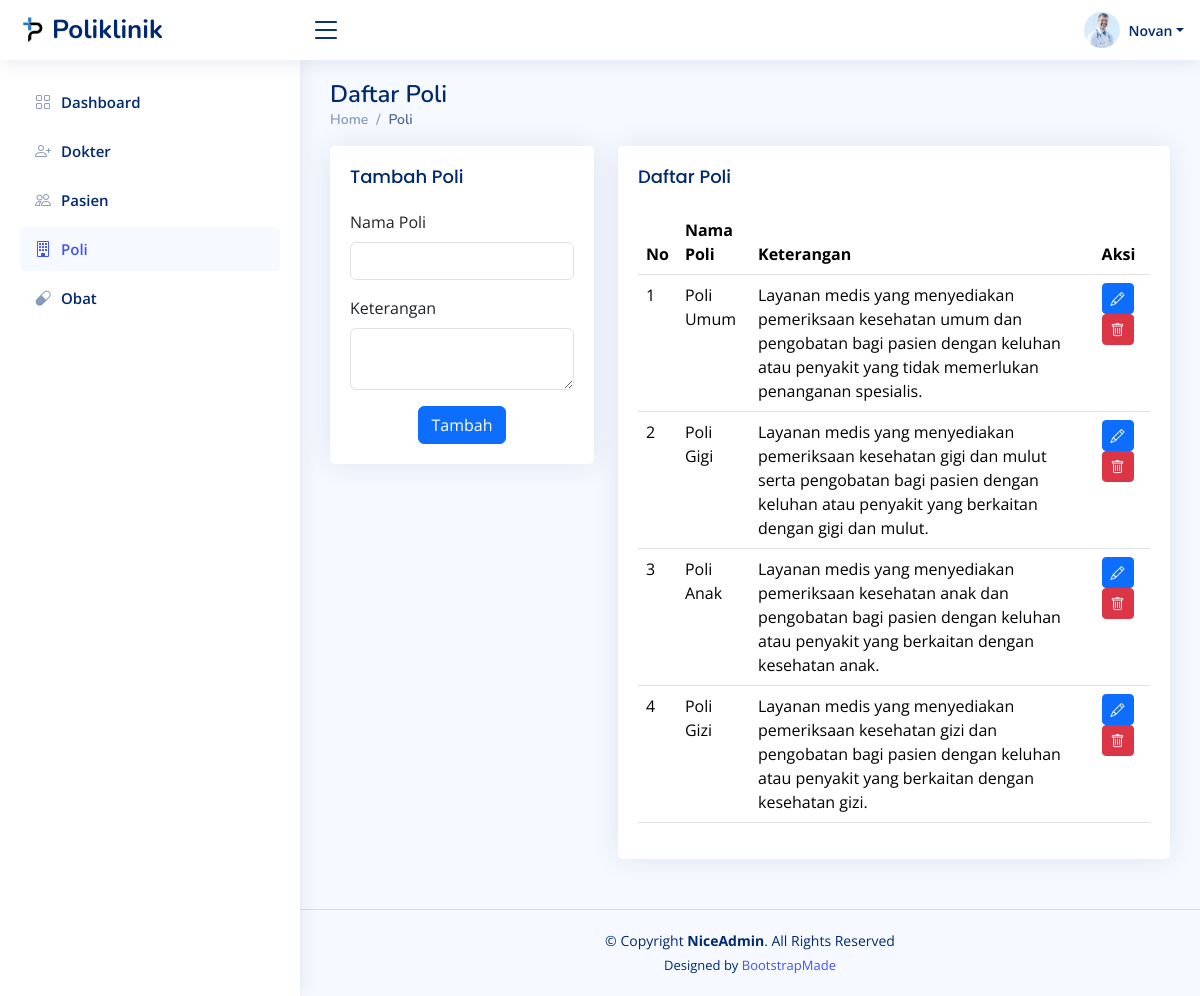
Screenshot of /poli_admin.php (signed in) with the database file from the repository.
### tables this page shows
CREATE TABLE `poli` (
  `id` int(11) NOT NULL,
  `nama_poli` varchar(25) NOT NULL,
  `keterangan` text DEFAULT NULL
);

### poli_admin.php (the view, shortened to what this page needs)
<?php
$nama = $_SESSION['nama'];
?>
<!DOCTYPE html>
<html lang="en">
<head>
  <link href="assets/vendor/bootstrap/css/bootstrap.min.css" rel="stylesheet" />
  <link href="assets/vendor/bootstrap-icons/bootstrap-icons.css" rel="stylesheet" />
  <link href="assets/vendor/boxicons/css/boxicons.min.css" rel="stylesheet" />
  <link href="assets/vendor/quill/quill.snow.css" rel="stylesheet" />
  <link href="assets/vendor/quill/quill.bubble.css" rel="stylesheet" />
  <link href="assets/vendor/remixicon/remixicon.css" rel="stylesheet" />
  <link href="assets/vendor/simple-datatables/style.css" rel="stylesheet" />
  <link href="assets/css/style.css" rel="stylesheet" />
</head>
<body>
  <header id="header" class="header fixed-top d-flex align-items-center">
    <div class="d-flex align-items-center justify-content-between">
      <a href="index.php" class="logo d-flex align-items-center">
        <img src="assets/img/logo.png" alt="" />
        <span class="d-none d-lg-block">Poliklinik</span>
      </a>
      <i class="bi bi-list toggle-sidebar-btn"></i>
    </div>
    <nav class="header-nav ms-auto">
      <ul class="d-flex align-items-center">
        <li class="nav-item dropdown pe-3">
          <a class="nav-link nav-profile d-flex align-items-center pe-0" href="#" data-bs-toggle="dropdown">
            <img src="assets/img/doctor.jpg" alt="Profile" class="rounded-circle" />
            <span class="d-none d-md-block dropdown-toggle ps-2"><?php echo $nama ?></span> </a>
        </li>
      </ul>
    </nav>
  </header>
  <aside id="sidebar" class="sidebar">
    <ul class="sidebar-nav" id="sidebar-nav">
      <li class="nav-item">
        <a class="nav-link collapsed" href="dashboard_admin.php">
          <i class="bi bi-grid"></i>
          <span>Dashboard</span>
        </a>
      </li>
      <li class="nav-item">
        <a class="nav-link collapsed" href="dokter_admin.php">
          <i class="bi bi-person-plus"></i>
          <span>Dokter</span>
        </a>
      </li>
      <li class="nav-item">
        <a class="nav-link collapsed" href="pasien_admin.php">
          <i class="bi bi-people"></i>
          <span>Pasien</span>
        </a>
      </li>
      <li class="nav-item">
        <a class="nav-link" href="poli_admin.php">
          <i class="bi bi-building"></i>
          <span>Poli</span>
        </a>
      </li>
      <li class="nav-item">
        <a class="nav-link collapsed" href="obat_admin.php">
          <i class="bi bi-capsule"></i>
          <span>Obat</span>
        </a>
      </li>
    </ul>
  </aside>
  <main id="main" class="main">
    <div class="pagetitle">
      <h1>Daftar Poli</h1>
      <nav>
        <ol class="breadcrumb">
          <li class="breadcrumb-item"><a href="dashboard_admin.php">Home</a></li>
          <li class="breadcrumb-item active">Poli</li>
        </ol>
      </nav>
    </div>
    <section class="section dashboard">
      <div class="row">
        <div class="col-lg-4">
          <div class="card">
            <div class="card-body">
              <h5 class="card-title">Tambah Poli</h5>
              <form action="src/poli/add.php" method="post" class="row g-3">
                <div class="col-12">
                  <label for="inputNamaPoli" class="form-label">Nama Poli</label>
                  <input type="text" class="form-control" id="inputNamaPoli" name="nama_poli" />
                </div>
                <div class="col-12">
                  <label for="inputKeterangan" class="form-label">Keterangan</label>
                  <textarea class="form-control" id="inputKeterangan" name="keterangan"></textarea>
                </div>
                <div class="text-center">
                  <button type="submit" class="btn btn-primary">
                    Tambah
                  </button>
                </div>
              </form>
            </div>
          </div>
        </div>
        <div class="col-lg-8">
          <div class="row">
            <div class="col-12">
              <div class="card">
                <div class="card-body">
                  <h5 class="card-title">Daftar Poli</h5>
                  <table class="table datatable">
                    <thead>
                      <tr>
                        <th>No</th>
                        <th>Nama Poli</th>
                        <th>Keterangan</th>
                        <th>Aksi</th>
                      </tr>
                    </thead>
                    <tbody>
                      <?php
                      require 'config/database.php';
                      $no = 1;
                      $query = "SELECT * FROM poli";
                      $result = mysqli_query($mysqli, $query);
                      while ($data = mysqli_fetch_array($result)) {
                      ?>
                        <tr>
                          <td><?php echo $no++ ?></td>
                          <td><?php echo $data['nama_poli'] ?></td>
                          <td><?php echo $data['keterangan'] ?></td>
                          <td>
                            <button type='button' class='btn btn-sm btn-primary' data-bs-toggle="modal"
                              data-bs-target="#editModal<?php echo $data['id'] ?>"><i class="bi bi-pencil"></i></button>
                            <button type='button' class='btn btn-sm btn-danger' data-bs-toggle="modal"
                              data-bs-target="#deleteModal<?php echo $data['id'] ?>"><i class="bi bi-trash"></i></button>
                          </td>
                        </tr>
                      <?php } ?>
                    </tbody>
                  </table>
                </div>
              </div>
            </div>
          </div>
        </div>
      </div>
    </section>
  </main>
  <footer id="footer" class="footer">
    <div class="copyright">
      &copy; Copyright <strong><span>NiceAdmin</span></strong>. All Rights Reserved
    </div>
    <div class="credits">
      Designed by <a href="https://bootstrapmade.com/">BootstrapMade</a>
    </div>
  </footer>
</body>
</html>

### assets/css/style.css (style rules this page uses)
:root { scroll-behavior: smooth; }
body { font-family: "Open Sans", sans-serif; background: #f6f9ff; color: #444444; }
a { color: #4154f1; text-decoration: none; }
h1, h2, h3, h4, h5, h6 { font-family: "Nunito", sans-serif; }
#main { margin-top: 60px; padding: 20px 30px; transition: all 0.3s; }
.pagetitle { margin-bottom: 10px; }
.pagetitle h1 { font-size: 24px; margin-bottom: 0; font-weight: 600; color: #012970; }
.card { margin-bottom: 30px; border: none; border-radius: 5px; box-shadow: 0px 0 30px rgba(1, 41, 112, 0.1); }
.card-title { padding: 20px 0 15px 0; font-size: 18px; font-weight: 500; color: #012970; font-family: "Poppins", sans-serif; }
.card-body { padding: 0 20px 20px 20px; }
.breadcrumb { font-size: 14px; font-family: "Nunito", sans-serif; color: #899bbd; font-weight: 600; }
.breadcrumb a { color: #899bbd; transition: 0.3s; }
.breadcrumb .breadcrumb-item::before { color: #899bbd; }
.breadcrumb .active { color: #51678f; font-weight: 600; }
.logo { line-height: 1; }
@media (min-width: 1200px) { .logo { width: 280px; } }
.logo img { max-height: 26px; margin-right: 6px; }
.logo span { font-size: 26px; font-weight: 700; color: #012970; font-family: "Nunito", sans-serif; }
.header { transition: all 0.5s; z-index: 997; height: 60px; box-shadow: 0px 2px 20px rgba(1, 41, 112, 0.1); background-color: #fff; padding-left: 20px; }
.header .toggle-sidebar-btn { font-size: 32px; padding-left: 10px; cursor: pointer; color: #012970; }
.header-nav ul { list-style: none; }
.header-nav > ul { margin: 0; padding: 0; }
.header-nav .nav-profile { color: #012970; }
.header-nav .nav-profile img { max-height: 36px; }
.header-nav .nav-profile span { font-size: 14px; font-weight: 600; }
.sidebar { position: fixed; top: 60px; left: 0; bottom: 0; width: 300px; z-index: 996; transition: all 0.3s; padding: 20px; overflow-y: auto; scrollbar-width: thin; scrollbar-color: #aab7cf transparent; box-shadow: 0px 0px 20px rgba(1, 41, 112, 0.1); background-color: #fff; }
@media (min-width: 1200px) { #main, #footer { margin-left: 300px; } }
.sidebar-nav { padding: 0; margin: 0; list-style: none; }
.sidebar-nav li { padding: 0; margin: 0; list-style: none; }
.sidebar-nav .nav-item { margin-bottom: 5px; }
.sidebar-nav .nav-link { display: flex; align-items: center; font-size: 15px; font-weight: 600; color: #4154f1; transition: 0.3; background: #f6f9ff; padding: 10px 15px; border-radius: 4px; }
.sidebar-nav .nav-link i { font-size: 16px; margin-right: 10px; color: #4154f1; }
.sidebar-nav .nav-link.collapsed { color: #012970; background: #fff; }
.sidebar-nav .nav-link.collapsed i { color: #899bbd; }
.footer { padding: 20px 0; font-size: 14px; transition: all 0.3s; border-top: 1px solid #cddfff; }
.footer .copyright { text-align: center; color: #012970; }
.footer .credits { padding-top: 5px; text-align: center; font-size: 13px; color: #012970; }

### rows the page displays
poli: nama_poli "Poli Umum", keterangan "Layanan medis yang menyediakan pemeriksaan kesehatan umum dan pengobatan bagi pasien dengan keluhan atau penyakit yang tidak memerlukan penanganan spesialis."
poli: nama_poli "Poli Gigi", keterangan "Layanan medis yang menyediakan pemeriksaan kesehatan gigi dan mulut serta pengobatan bagi pasien dengan keluhan atau penyakit yang berkaitan dengan gigi dan mulut."
poli: nama_poli "Poli Anak", keterangan "Layanan medis yang menyediakan pemeriksaan kesehatan anak dan pengobatan bagi pasien dengan keluhan atau penyakit yang berkaitan dengan kesehatan anak."
poli: nama_poli "Poli Gizi", keterangan "Layanan medis yang menyediakan pemeriksaan kesehatan gizi dan pengobatan bagi pasien dengan keluhan atau penyakit yang berkaitan dengan kesehatan gizi."

### other values shown
$nama "Novan"
